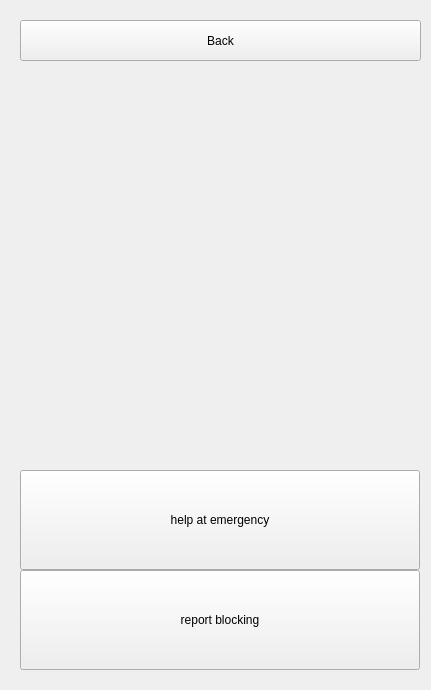
      <widget class="QWidget" name="page4">
       <widget class="QPushButton" name="button_reportBlocking">
        <property name="geometry">
         <rect>
          <x>20</x>
          <y>570</y>
          <width>400</width>
          <height>100</height>
         </rect>
        </property>
        <property name="minimumSize">
         <size>
          <width>400</width>
          <height>100</height>
         </size>
        </property>
        <property name="maximumSize">
         <size>
          <width>400</width>
          <height>100</height>
         </size>
        </property>
        <property name="layoutDirection">
         <enum>Qt::RightToLeft</enum>
        </property>
        <property name="text">
         <string>report blocking</string>
        </property>
        <property name="iconSize">
         <size>
          <width>80</width>
          <height>80</height>
         </size>
        </property>
       </widget>
       <widget class="QPushButton" name="button_helpAtEmergency">
        <property name="geometry">
         <rect>
          <x>20</x>
          <y>470</y>
          <width>400</width>
          <height>100</height>
         </rect>
        </property>
        <property name="minimumSize">
         <size>
          <width>400</width>
          <height>100</height>
         </size>
        </property>
        <property name="maximumSize">
         <size>
          <width>400</width>
          <height>100</height>
         </size>
        </property>
        <property name="layoutDirection">
         <enum>Qt::RightToLeft</enum>
        </property>
        <property name="text">
         <string>help at emergency</string>
        </property>
        <property name="iconSize">
         <size>
          <width>80</width>
          <height>80</height>
         </size>
        </property>
       </widget>
       <widget class="QPushButton" name="button_startNew4">
        <property name="geometry">
         <rect>
          <x>20</x>
          <y>20</y>
          <width>401</width>
          <height>41</height>
         </rect>
        </property>
        <property name="text">
         <string>Back</string>
        </property>
       </widget>
       <widget class="QgsMapCanvas" name="QgsMapCanvas4" native="true">
        <property name="geometry">
         <rect>
          <x>20</x>
          <y>10</y>
          <width>402</width>
          <height>671</height>
         </rect>
        </property>
        <property name="minimumSize">
         <size>
          <width>402</width>
          <height>360</height>
         </size>
        </property>
        <property name="maximumSize">
         <size>
          <width>2000</width>
          <height>2000</height>
         </size>
        </property>
       </widget>
       <zorder>QgsMapCanvas4</zorder>
       <zorder>button_reportBlocking</zorder>
       <zorder>button_helpAtEmergency</zorder>
       <zorder>button_startNew4</zorder>
      </widget>
